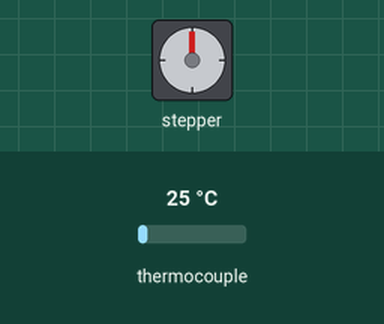
Recording of a sketch running on a simulated ESP8266 (NodeMCU). Shown: stepper motor. Wiring (inferred from the names in the program): stepper motor (2048 steps per turn assumed): coils D0, D1, D2, D3. The test bench sets the inputs (shaded band); at power-on: thermocouple 25 °C. What the sketch prints to the serial monitor is not drawn.

Above: at 0.55 s.
Timing chart, 0 to 14.8 s (numbered marks = the images above):
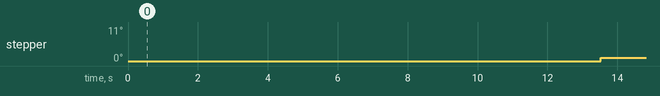

The sketch:

sm-t-combined_test.ino
```cpp
#include "max6675.h"
#define CW   1
#define CCW  0

// STEPPER MOTOR //
// motor pins
#define IN1  D0
#define IN2  D1
#define IN3  D2
#define IN4  D3

// motor variables
int pos = -1;
boolean Direction = true; //true -> clockwise, false -> counter-clockwise

// THERMOCOUPLE //
// thermocouple pins
#define thermoSO D4
#define thermoCS D5
#define thermoCLK D6

// initialize thermocouple
MAX6675 thermocouple(thermoCLK, thermoCS, thermoSO); // ***

void setup() {
  Serial.begin(9600);

  // set motor pins ***
  pinMode(IN1, OUTPUT);
  pinMode(IN2, OUTPUT);
  pinMode(IN3, OUTPUT);
  pinMode(IN4, OUTPUT);

  Serial.println("stepper motor/thermocouple test");
  // wait for MAX chip to stabilize
  delay(500);
}

void loop() {
  // test thermocouple
  Serial.print("C = "); Serial.print(thermocouple.readCelsius()); Serial.print(" | F = "); Serial.println(thermocouple.readFahrenheit());

  // test stepper motor
  step_once(CCW);

  // For the MAX6675 to update, you must delay AT LEAST 250ms between reads!
  delay(1000);
}

// stepper motor control
void step_once(int Direction) {
  // handle direction of step
  if (Direction == 1) {
    pos += 1;
    if (pos > 7) pos = 0;
  } else if (Direction == 0) {
    pos -= 1;
    if (pos < 0) pos = 7;
  } else {
    Serial.print("ERROR: Invalid Turn Direction ["); Serial.print(Direction); Serial.println("]");
  }

  // step
  switch(pos){
   case 0:
     digitalWrite(IN1, LOW);
     digitalWrite(IN2, LOW);
     digitalWrite(IN3, LOW);
     digitalWrite(IN4, HIGH);
   break;
   case 1:
     digitalWrite(IN1, LOW);
     digitalWrite(IN2, LOW);
     digitalWrite(IN3, HIGH);
     digitalWrite(IN4, HIGH);
   break;
   case 2:
     digitalWrite(IN1, LOW);
     digitalWrite(IN2, LOW);
     digitalWrite(IN3, HIGH);
     digitalWrite(IN4, LOW);
   break;
   case 3:
     digitalWrite(IN1, LOW);
     digitalWrite(IN2, HIGH);
     digitalWrite(IN3, HIGH);
     digitalWrite(IN4, LOW);
   break;
   case 4:
     digitalWrite(IN1, LOW);
     digitalWrite(IN2, HIGH);
     digitalWrite(IN3, LOW);
     digitalWrite(IN4, LOW);
   break;
   case 5:
     digitalWrite(IN1, HIGH);
     digitalWrite(IN2, HIGH);
     digitalWrite(IN3, LOW);
     digitalWrite(IN4, LOW);
   break;
     case 6:
     digitalWrite(IN1, HIGH);
     digitalWrite(IN2, LOW);
     digitalWrite(IN3, LOW);
     digitalWrite(IN4, LOW);
   break;
   case 7:
     digitalWrite(IN1, HIGH);
     digitalWrite(IN2, LOW);
     digitalWrite(IN3, LOW);
     digitalWrite(IN4, HIGH);
   break;
   default:
     digitalWrite(IN1, LOW);
     digitalWrite(IN2, LOW);
     digitalWrite(IN3, LOW);
     digitalWrite(IN4, LOW);
   break;
  }
}
```
